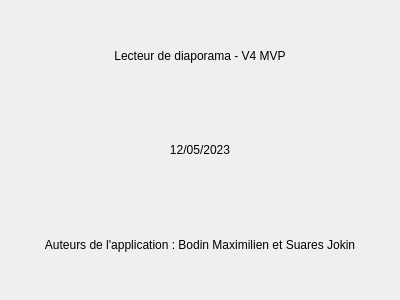
<?xml version="1.0" encoding="UTF-8"?>
<ui version="4.0">
 <class>PageAPropos</class>
 <widget class="QWidget" name="PageAPropos">
  <property name="geometry">
   <rect>
    <x>0</x>
    <y>0</y>
    <width>400</width>
    <height>300</height>
   </rect>
  </property>
  <property name="sizePolicy">
   <sizepolicy hsizetype="Preferred" vsizetype="Preferred">
    <horstretch>0</horstretch>
    <verstretch>0</verstretch>
   </sizepolicy>
  </property>
  <property name="windowTitle">
   <string>À propos</string>
  </property>
  <layout class="QVBoxLayout" name="verticalLayout_2">
   <item>
    <widget class="QLabel" name="numVersion">
     <property name="text">
      <string>Lecteur de diaporama - V4 MVP</string>
     </property>
     <property name="alignment">
      <set>Qt::AlignCenter</set>
     </property>
    </widget>
   </item>
   <item>
    <widget class="QLabel" name="dateCreation">
     <property name="text">
      <string>12/05/2023</string>
     </property>
     <property name="alignment">
      <set>Qt::AlignCenter</set>
     </property>
    </widget>
   </item>
   <item>
    <widget class="QLabel" name="auteurs">
     <property name="text">
      <string>Auteurs de l'application : Bodin Maximilien et Suares Jokin</string>
     </property>
     <property name="alignment">
      <set>Qt::AlignCenter</set>
     </property>
     <property name="wordWrap">
      <bool>true</bool>
     </property>
    </widget>
   </item>
  </layout>
 </widget>
 <resources/>
 <connections/>
</ui>
